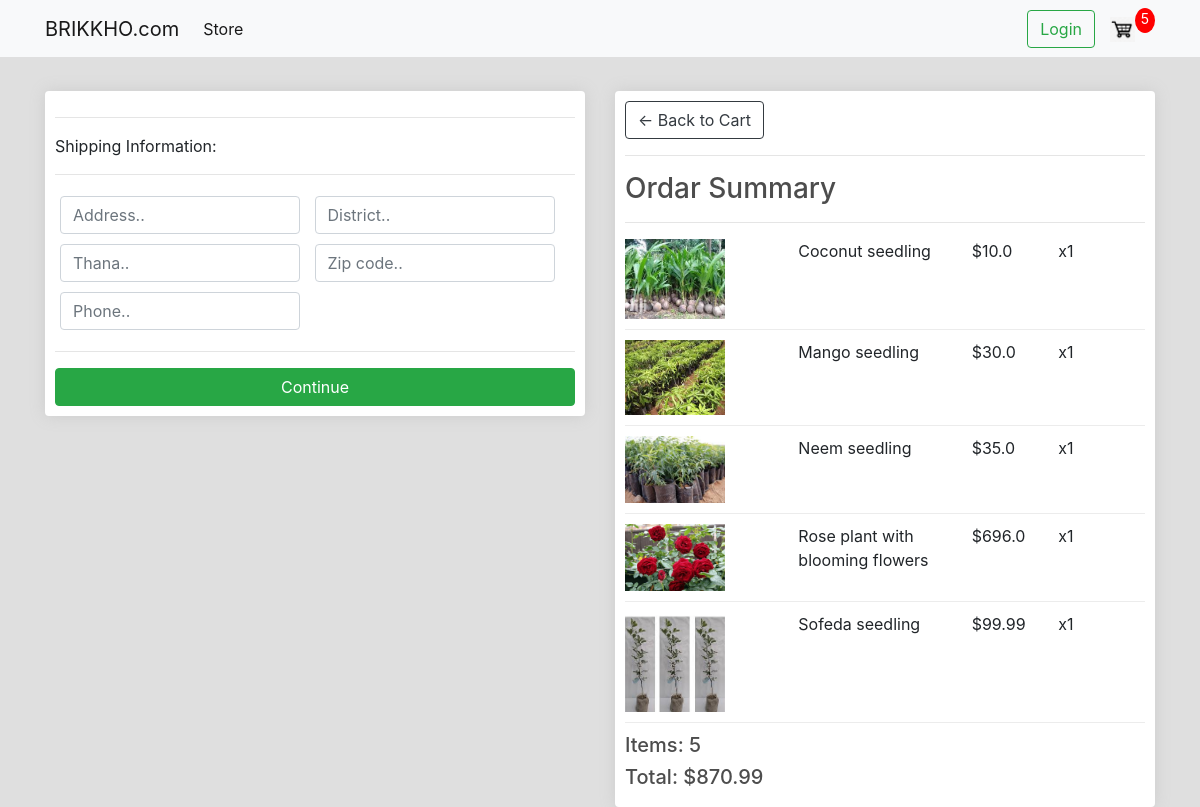
Screenshot of /checkout/ (signed in) with the database file from the repository.
### store/models.py (models this page shows, shortened)
class OrderItem(models.Model):
    product = models.ForeignKey(Product, on_delete=models.SET_NULL, null=True, blank=True)
    order = models.ForeignKey(Order, on_delete=models.SET_NULL, null=True, blank=True)
    quantity = models.IntegerField(default=0, null=True, blank=True)
    date_added = models.DateTimeField(auto_now_add=True)
    @property
    def get_total(self):
        total = self.product.price * self.quantity
        return total

class Product(models.Model):
    name = models.CharField(max_length=256, null=True)
    price = models.FloatField()
    digital = models.BooleanField(default=False, null=True, blank=False)
    image = models.ImageField(null=True, blank=True)
    product_id = models.CharField(max_length=7, null=True)
    @property
    def imageURL(self):
        try:
            url = self.image.url
        except:
            url = ''
        return url

class Order(models.Model):
    customer = models.ForeignKey(Customer, on_delete=models.SET_NULL, null=True, blank=True)
    date_ordered = models.DateTimeField(auto_now_add=True)
    complete = models.BooleanField(default=False, null=True, blank=False)
    transaction_id = models.CharField(max_length=256, null=True)
    @property
    def shipping(self):
        shipping = False
        orderitems = self.orderitem_set.all()
        for item in orderitems:
            if item.product.digital == False:
                shipping = True
        return shipping
    @property
    def get_cart_total(self):
        orderitems = self.orderitem_set.all()
        total = sum([item.get_total for item in orderitems])
        return total
    @property
    def get_cart_items(self):
        orderitems = self.orderitem_set.all()
        total = sum([item.quantity for item in orderitems])
        return total

### store/views.py (the view)
# urls.py: path('checkout/', views.checkout, name='checkout'),
def checkout(request):
    data = cartData(request)
    cartItems = data['cartItems']
    order = data['order']
    items = data['items']
    context = {
        'items': items,
        'order': order,
        'cartItems': cartItems,
    }
    return render(request, 'store/checkout.html', context)

### store/utils.py (called while the page is built)
def cartData(request):
    if request.user.is_authenticated:
        customer = request.user.customer
        order, created = Order.objects.get_or_create(customer=customer, complete=False)
        items = order.orderitem_set.all()
        cartItems = order.get_cart_items
    else:
        cookieDate = cookieCart(request)
        cartItems = cookieDate['cartItems']
        order = cookieDate['order']
        items = cookieDate['items']
    return {
        'cartItems': cartItems,
        'order': order,
        'items' :items
    }

### store/templates/store/checkout.html (shortened to what this page needs)
{% extends 'store/base.html' %}
{% load static %}
{% block content %}
    <div class="row">
        <div class="col-lg-6">
            <div class="box-element" id="form-wrapper">
                <form id="form">
                    <div id="shipping-info">
                        <hr>
						<p>Shipping Information:</p>
						<hr>
						<div class="form-field">
							<input class="form-control" type="text" name="address" placeholder="Address..">
						</div>
						<div class="form-field">
							<input class="form-control" type="text" name="District" placeholder="District..">
						</div>
						<div class="form-field">
							<input class="form-control" type="text" name="Thana" placeholder="Thana..">
						</div>
						<div class="form-field">
							<input class="form-control" type="text" name="zipcode" placeholder="Zip code..">
						</div>
						<div class="form-field">
							<input class="form-control" type="text" name="phone" placeholder="Phone..">
						</div>
                    </div>
                    <hr>
					<input id="form-button" class="btn btn-success btn-block" type="submit" value="Continue">
                </form>
            </div>
            <br>
        </div>
        <div class="col-lg-6">
            <div class="box-element">
                <a  class="btn btn-outline-dark" href="{% url 'cart' %}">&#x2190; Back to Cart</a>
                <hr>
                <h3>Ordar Summary</h3>
				<hr>
				{% for item in items %}
					<div class="cart-row">
						<div style="flex:2"><img class="row-image" src="{{ item.product.imageURL }}"></div>
						<div style="flex:2"><p>{{ item.product.name }}</p></div>
						<div style="flex:1"><p>${{ item.product.price }}</p></div>
						<div style="flex:1"><p>x{{ item.quantity }}</p></div>
					</div>
				{% endfor %}
				<h5>Items:   {{ order.get_cart_items }}</h5>
				<h5>Total:   ${{ order.get_cart_total|floatformat:2 }}</h5>
            </div>
        </div>
	</div>
{% endblock content %}

### static/css/main.css (style rules this page uses)
body { background-color: #dfdfdf; }
h1,h2,h3,h4,h5,h6 { color:hsl(0, 0%, 30%); }
.box-element { box-shadow:hsl(0, 0%, 80%) 0 0 16px; background-color: #fff; border-radius: 4px; padding: 10px; }
.col-lg-4, .col-lg-6, .col-lg-8, .col-lg-12 { margin-top: 10px; }
.row-image { width: 100px; }
.form-field { width:250px; display: inline-block; padding: 5px; }
.cart-row { display: flex; align-items: flex-stretch; padding-bottom: 10px; margin-bottom: 10px; border-bottom: 1px solid #ececec; }

### rows the page displays
OrderItem: product.imageURL (picture), product.name "Coconut seedling", product.price "10.0", quantity "1"
OrderItem: product.imageURL (picture), product.name "Mango seedling", product.price "30.0", quantity "1"
OrderItem: product.imageURL (picture), product.name "Neem seedling", product.price "35.0", quantity "1"
OrderItem: product.imageURL (picture), product.name "Rose plant with blooming flowers", product.price "696.0", quantity "1"
OrderItem: product.imageURL (picture), product.name "Sofeda seedling", product.price "99.99", quantity "1"
Order: get_cart_items "5", get_cart_total "870.99"

### other values shown
{{ cartItems }} "5"
